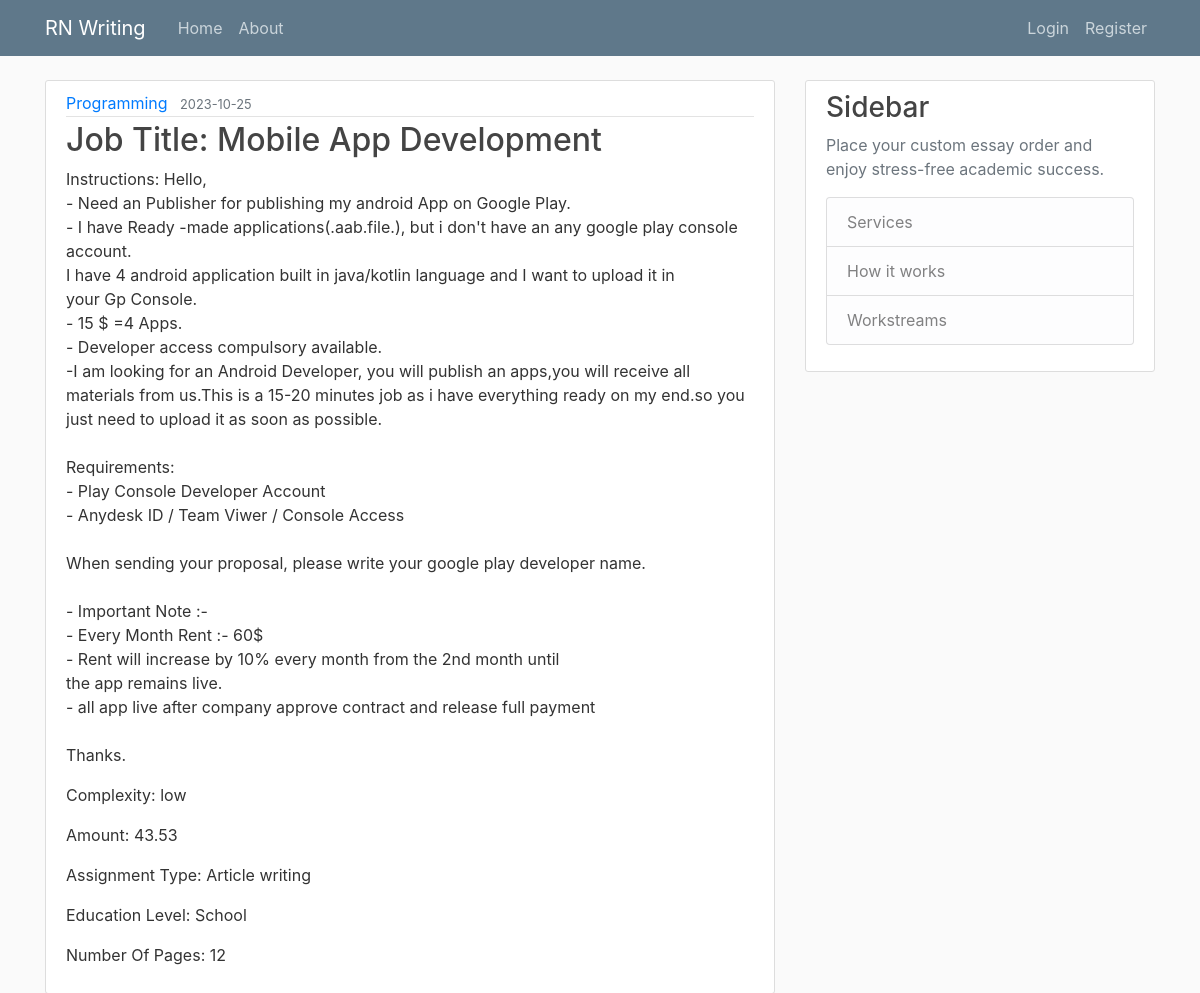
The page /job/4 on the database its author committed.
### writingapp/models.py (models this page shows)
class Job(db.Model):
    __tablename__ = "job"
    id = db.Column(db.Integer, primary_key = True)
    client_id = db.Column(db.Integer, db.ForeignKey("client.id"))
    complexity = db.Column(db.String(255))
    deadline = db.Column(db.Date)
    amount = db.Column(db.Integer)
    assignment_type = db.Column(db.String(255))
    service = db.Column(db.String(255))
    education_level = db.Column(db.String(255))
    number_of_pages = db.Column(db.Integer)
    number_of_words = db.Column(db.Integer)
    line_spacing = db.Column(db.String(255))
    assignment_language = db.Column(db.String(255))
    sources_required = db.Column(db.String(255))
    citation_style = db.Column(db.String(255))
    subject = db.Column(db.String(255))
    instructions = db.Column(db.Text)
    submit_date = db.Column(db.DateTime, nullable=False)
    client = db.relationship("Client", backref = "job")
    skills = db.relationship("Skills", backref = "job")
    payment = db.relationship("Payment", backref = "job")
    attachment = db.relationship("Attachment", backref = 'job')

### writingapp/routes.py (the view)
@app.route('/job/<int:job_id>')
def show_job(job_id):
    job = Job.query.get_or_404(job_id)
    return render_template('job.html', job=job)

### writingapp/templates/job.html
{% extends "layout.html" %}
{% block content %}
    <article class='media content-section'>
        <div class='media-body'>
            <div class='article-metadata'>
                <a class='mr-2' href="{{ url_for('similar_jobs', by_service=job.service) }}">{{ job.service }}</a>
                <small class='text-muted'>{{job.deadline}}</small>
            </div>
            <h2 class='article-title'>Job Title: {{job.subject}}</h2>
            <p class='article-content'>Instructions: {{job.instructions}}</p>
            <p class='article-content'>Complexity: {{job.complexity}}</p>
            <p class='article-content'>Amount: {{job.amount}}</p>
            <p class='article-content'>Assignment Type: {{job.assignment_type}}</p>
            <p class='article-content'>Education Level: {{job.education_level}}</p>
            <p class='article-content'>Number Of Pages: {{job.number_of_pages}}</p>
        </div>
    </article>
{% endblock content %}

### writingapp/static/main.css (style rules this page uses)
body { background: #fafafa; color: #333333; margin-top: 5rem; }
h1, h2, h3, h4, h5, h6 { color: #444444; }
.content-section { background: #ffffff; padding: 10px 20px; border: 1px solid #dddddd; border-radius: 3px; margin-bottom: 20px; }
.article-title { color: #444444; }
.article-content { white-space: pre-line; }
.article-metadata { padding-bottom: 1px; margin-bottom: 4px; border-bottom: 1px solid #e3e3e3 }

### rows shown on the page
Job: service "Programming", deadline "2023-10-25", subject "Mobile App Development", instructions "Hello, - Need an Publisher for publishing my android App on Google Play. - I have Ready -made applications(.aab.file.), but i don't have an any google play console account. I have 4 android application built in java/kotlin language and I want to upload it in your Gp Console. - 15 $ =4 Apps. - Developer access compulsory available. -I am looking for an Android Developer, you will publish an apps,you will receive all materials from us.This is a 15-20 minutes job as i have everything ready on my end.so you just need to upload it as soon as possible. Requirements: - Play Console Developer Account - Anydesk ID / Team Viwer / Console Access When sending your proposal, please write your google…", complexity "low", amount "43.53", assignment_type "Article writing", education_level "School", number_of_pages "12"
